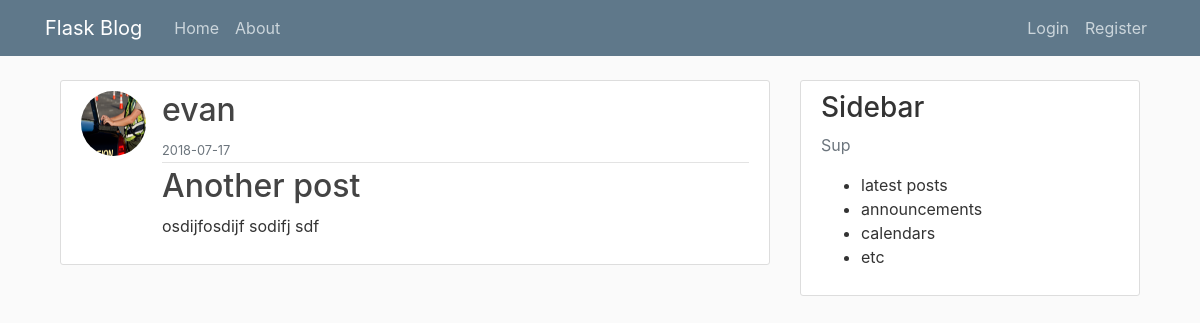
Screenshot of /post/2 with the database file from the repository.
### flask_blog/models.py (models this page shows, shortened)
class User(db.Model, UserMixin):
    id = db.Column(db.Integer, primary_key=True)
    username = db.Column(db.String(20), unique=True, nullable=False)
    email = db.Column(db.String(120), unique=True, nullable=False)
    image_file = db.Column(db.String(20), nullable=False, default='default.jpg')
    password = db.Column(db.String(60), nullable=False)
    posts = db.relationship('Post', backref='author', lazy=True)

class Post(db.Model):
    id = db.Column(db.Integer, primary_key=True)
    title = db.Column(db.String(100), nullable=False)
    date_posted = db.Column(db.DateTime, nullable=False, default=datetime.utcnow)
    content = db.Column(db.Text, nullable=False)
    user_id = db.Column(db.Integer, db.ForeignKey('user.id'), nullable=False)

### flask_blog/routes.py (the view)
@app.route('/post/<int:post_id>')
def post(post_id):
    post = Post.query.get_or_404(post_id)
    return render_template('post.html', title=post.title, post=post)

### flask_blog/templates/post.html (shortened to what this page needs)
{% extends 'layout.html' %}
{% block content %}
    <article class="media content-section">
        <img class="rounded-circle article-img"
             src="{{ url_for('static', filename='profile_pics/' + post.author.image_file) }}" alt="">
        <div class="media-body">
            <div class="article-metadata">
                <h2 class="mr-2" href="#">{{ post.author.username }}</h2>
                <small class="text-muted">{{ post.date_posted.strftime('%Y-%m-%d') }}</small>
            </div>
            <h2><a class="article-title" href="#">{{ post.title }}</a></h2>
            <p class="article-content">{{ post.content }}</p>
        </div>
    </article>
{% endblock content %}

### flask_blog/static/main.css (style rules this page uses)
body { background: #fafafa; color: #333333; margin-top: 5rem; }
h1, h2, h3, h4, h5, h6 { color: #444444; }
.content-section { background: #ffffff; padding: 10px 20px; border: 1px solid #dddddd; border-radius: 3px; margin-bottom: 20px; }
.article-title { color: #444444; }
.article-content { white-space: pre-line; }
.article-img { height: 65px; width: 65px; margin-right: 16px; }
.article-metadata { padding-bottom: 1px; margin-bottom: 4px; border-bottom: 1px solid #e3e3e3 }

### rows the page displays
User: image_file (picture), author.username "evan"
Post: date_posted "2018-07-17", title "Another post", content "osdijfosdijf sodifj sdf"
